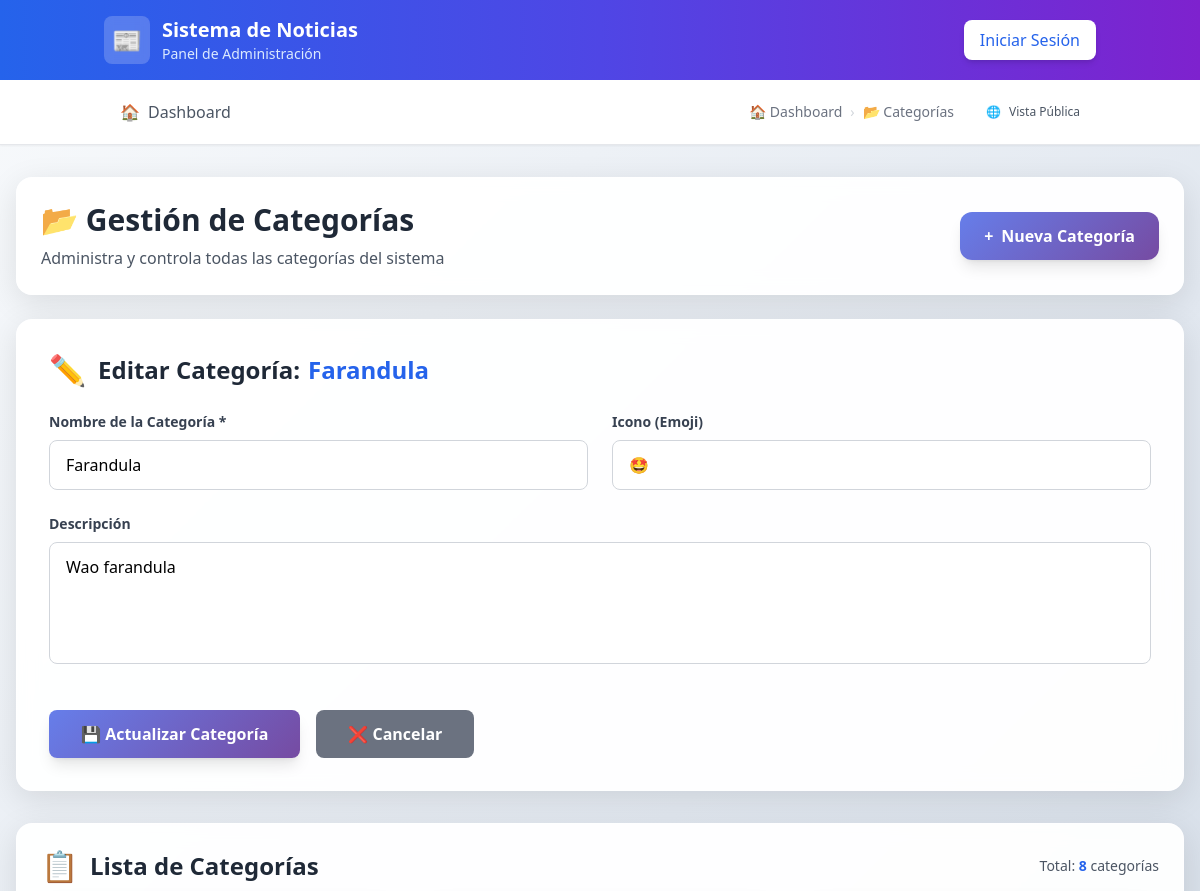
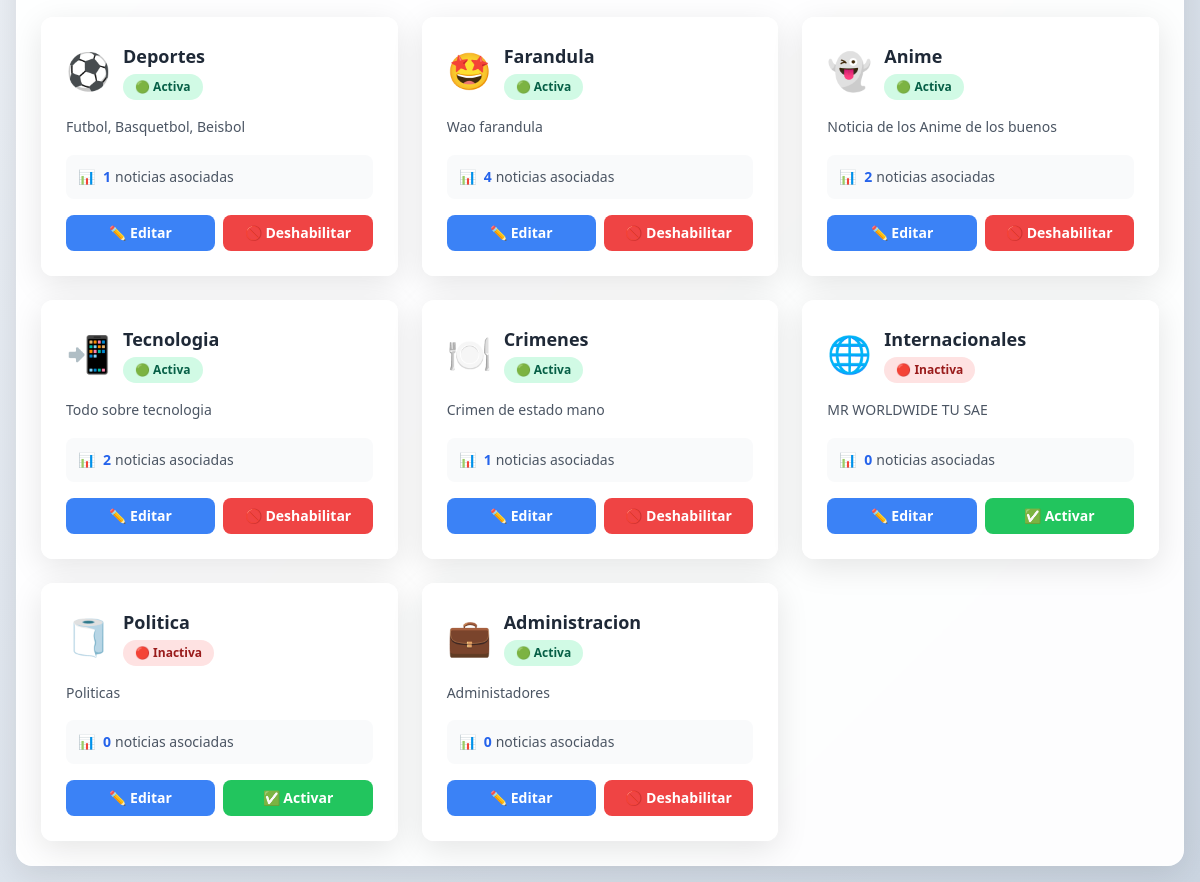
Screenshot of /public/categoria.php?action=editar&id=2 with the database file from the repository (2 pictures, top to bottom).
### tables this page shows
CREATE TABLE `categorias` (
  `id` int NOT NULL AUTO_INCREMENT,
  `nombre` varchar(100) NOT NULL,
  `icono` varchar(50) DEFAULT NULL,
  `descripcion` text,
  `id_estado` int NOT NULL DEFAULT '1',
  PRIMARY KEY (`id`),
  UNIQUE KEY `nombre` (`nombre`),
  KEY `id_estado` (`id_estado`)
);

### public/categoria.php (the view, shortened to what the rows shown need)
<?php
require_once __DIR__ . '/../src/controllers/categoria_controller.php';
$errors = $_SESSION['errors_cat'] ?? [];
$old    = $_SESSION['old_cat']    ?? [];
?>
<!DOCTYPE html>
<html lang="es">
<head>
    <script src="https://cdn.tailwindcss.com"></script>
</head>
<body>
    <?php include __DIR__ . '/header.php'; ?>
    <div class="container mx-auto mt-4 p-4 max-w-7xl">
        <div class="glass-card rounded-2xl p-6 mb-6">
            <div class="flex flex-col md:flex-row md:justify-between md:items-center gap-4">
                <div>
                    <h1 class="text-3xl font-bold text-gray-800 mb-2">📂 Gestión de Categorías</h1>
                </div>
            </div>
        </div>
        <?php if ($action === 'crear'): ?>
            <div class="glass-card rounded-2xl p-8 mb-8">
                <h2 class="text-2xl font-bold mb-6 text-gray-800 flex items-center">
                    <span class="mr-3 text-3xl">➕</span>
                    Agregar Nueva Categoría
                </h2>
                <form action="categoria.php?action=guardar" method="post" class="space-y-6">
                    <div class="grid grid-cols-1 md:grid-cols-2 gap-6">
                        <div>
                            <label for="nombre" class="block text-sm font-semibold text-gray-700 mb-2">Nombre de la Categoría *</label>
                            <input
                                type="text"
                                id="nombre"
                                name="nombre"
                                value="<?= htmlspecialchars($old['nombre'] ?? '') ?>"
                                class="form-input w-full px-4 py-3 border border-gray-300 rounded-lg focus:outline-none focus:ring-2 focus:ring-blue-500 focus:border-transparent"
                                placeholder="Ej: Tecnología, Deportes, Política..."
                                required
                            >
                            <?php if (isset($errors['nombre'])): ?>
                                <p class="text-red-600 text-sm mt-2 flex items-center">
                                    <span class="mr-1">⚠️</span>
                                    <?= htmlspecialchars($errors['nombre']) ?>
                                </p>
                            <?php endif; ?>
                        </div>
                        <div>
                            <label for="icono" class="block text-sm font-semibold text-gray-700 mb-2">Icono (Emoji)</label>
                            <input
                                type="text"
                                id="icono"
                                name="icono"
                                value="<?= htmlspecialchars($old['icono'] ?? '') ?>"
                                class="form-input w-full px-4 py-3 border border-gray-300 rounded-lg focus:outline-none focus:ring-2 focus:ring-blue-500 focus:border-transparent"
                                placeholder="📱 💼 ⚽ 🎭 🔬"
                            >
                        </div>
                    </div>
                    <div>
                        <label for="descripcion" class="block text-sm font-semibold text-gray-700 mb-2">Descripción</label>
                        <textarea
                            id="descripcion"
                            name="descripcion"
                            rows="4"
                            class="form-input w-full px-4 py-3 border border-gray-300 rounded-lg focus:outline-none focus:ring-2 focus:ring-blue-500 focus:border-transparent resize-none"
                            placeholder="Descripción breve de la categoría..."
                        ><?= htmlspecialchars($old['descripcion'] ?? '') ?></textarea>
                        <?php if (isset($errors['descripcion'])): ?>
                            <p class="text-red-600 text-sm mt-2 flex items-center">
                                <span class="mr-1">⚠️</span>
                                <?= htmlspecialchars($errors['descripcion']) ?>
                            </p>
                        <?php endif; ?>
                    </div>
                    <div class="flex gap-4 pt-4">
                        <button
                            type="submit"
                            class="btn-primary text-white px-8 py-3 rounded-lg font-semibold shadow-lg hover:shadow-xl transform hover:scale-105 transition-all duration-200"
                        >
                            💾 Guardar Categoría
                        </button>
                        <a
                            href="categoria.php"
                            class="bg-gray-500 hover:bg-gray-600 text-white px-8 py-3 rounded-lg font-semibold transition-colors duration-200"
                        >
                            ❌ Cancelar
                        </a>
                    </div>
                </form>
            </div>
        <?php elseif ($action === 'editar' && isset($categoria)): ?>
            <div class="glass-card rounded-2xl p-8 mb-8">
                <h2 class="text-2xl font-bold mb-6 text-gray-800 flex items-center">
                    <span class="mr-3 text-3xl">✏️</span>
                    Editar Categoría:
                    <span class="text-blue-600 ml-2"><?= htmlspecialchars($categoria['nombre']) ?></span>
                </h2>
                <form action="categoria.php?action=actualizar&id=<?= $categoria['id'] ?>" method="post" class="space-y-6">
                    <div class="grid grid-cols-1 md:grid-cols-2 gap-6">
                        <div>
                            <label for="nombre" class="block text-sm font-semibold text-gray-700 mb-2">Nombre de la Categoría *</label>
                            <input
                                type="text"
                                id="nombre"
                                name="nombre"
                                value="<?= htmlspecialchars($old['nombre'] ?? $categoria['nombre']) ?>"
                                class="form-input w-full px-4 py-3 border border-gray-300 rounded-lg focus:outline-none focus:ring-2 focus:ring-blue-500 focus:border-transparent"
                                required
                            >
                        </div>
                        <div>
                            <label for="icono" class="block text-sm font-semibold text-gray-700 mb-2">Icono (Emoji)</label>
                            <input
                                type="text"
                                id="icono"
                                name="icono"
                                value="<?= htmlspecialchars($old['icono'] ?? $categoria['icono']) ?>"
                                class="form-input w-full px-4 py-3 border border-gray-300 rounded-lg focus:outline-none focus:ring-2 focus:ring-blue-500 focus:border-transparent"
                            >
                        </div>
                    </div>
                    <div>
                        <label for="descripcion" class="block text-sm font-semibold text-gray-700 mb-2">Descripción</label>
                        <textarea
                            id="descripcion"
                            name="descripcion"
                            rows="4"
                            class="form-input w-full px-4 py-3 border border-gray-300 rounded-lg focus:outline-none focus:ring-2 focus:ring-blue-500 focus:border-transparent resize-none"
                        ><?= htmlspecialchars($old['descripcion'] ?? $categoria['descripcion']) ?></textarea>
                    </div>
                    <div class="flex gap-4 pt-4">
                        <button
                            type="submit"
                            class="btn-primary text-white px-8 py-3 rounded-lg font-semibold shadow-lg hover:shadow-xl transform hover:scale-105 transition-all duration-200"
                        >
                            💾 Actualizar Categoría
                        </button>
                        <a
                            href="categoria.php"
                            class="bg-gray-500 hover:bg-gray-600 text-white px-8 py-3 rounded-lg font-semibold transition-colors duration-200"
                        >
                            ❌ Cancelar
                        </a>
                    </div>
                </form>
            </div>
        <?php endif; ?>
        <div class="glass-card rounded-2xl p-6">
            <div class="flex justify-between items-center mb-6">
                <h2 class="text-2xl font-bold text-gray-800 flex items-center">
                    <span class="mr-3 text-3xl">📋</span>
                    Lista de Categorías
                </h2>
            </div>
            <?php if (empty($categorias)): ?>
                <div class="text-center py-12">
                    <div class="text-6xl mb-4">📂</div>
                    <h3 class="text-xl font-semibold text-gray-700 mb-2">No hay categorías disponibles</h3>
                    <p class="text-gray-500 mb-6">Comienza creando tu primera categoría</p>
                    <a href="categoria.php?action=crear" class="btn-primary text-white px-6 py-3 rounded-lg font-semibold">
                        + Crear Primera Categoría
                    </a>
                </div>
            <?php else: ?>
                <div class="category-grid">
                    <?php foreach ($categorias as $c): ?>
                        <div class="category-card glass-card rounded-xl p-6">
                            <div class="flex items-start justify-between mb-4">
                                <div class="flex items-center">
                                    <?php if (!empty($c['icono'])): ?>
                                        <span class="text-4xl mr-3"><?= htmlspecialchars($c['icono']) ?></span>
                                    <?php else: ?>
                                        <div class="w-12 h-12 bg-gray-200 rounded-lg flex items-center justify-center mr-3">
                                            <span class="text-gray-500">📂</span>
                                        </div>
                                    <?php endif; ?>
                                    <div>
                                        <h3 class="text-lg font-bold text-gray-800"><?= htmlspecialchars($c['nombre']) ?></h3>
                                        <div class="<?= (int)$c['id_estado'] === 1 ? 'status-active' : 'status-inactive' ?> status-badge inline-block mt-1">
                                            <?= (int)$c['id_estado'] === 1 ? '🟢 Activa' : '🔴 Inactiva' ?>
                                        </div>
                                    </div>
                                </div>
                            </div>
                            <?php if (!empty($c['descripcion'])): ?>
                                <p class="text-gray-600 text-sm mb-4 leading-relaxed">
                                    <?= htmlspecialchars($c['descripcion']) ?>
                                </p>
                            <?php endif; ?>
                            <div class="bg-gray-50 rounded-lg p-3 mb-4">
                                <div class="flex items-center text-sm text-gray-600">
                                    <span class="mr-2">📊</span>
                                    <span class="font-semibold text-blue-600"><?= $model->contadorNoticias((int)$c['id']) ?></span>
                                    <span class="ml-1">noticias asociadas</span>
                                </div>
                            </div>
                            <div class="flex gap-2">
                                <a
                                    href="categoria.php?action=editar&id=<?= $c['id'] ?>"
                                    class="flex-1 bg-blue-500 hover:bg-blue-600 text-white text-center py-2 px-3 rounded-lg text-sm font-semibold transition-colors duration-200"
                                >
                                    ✏️ Editar
                                </a>
                                <?php if ((int)$c['id_estado'] === 1): ?>
                                    <a
                                        href="categoria.php?action=deshabilitar&id=<?= $c['id'] ?>"
                                        onclick="return confirm('¿Seguro que quieres deshabilitar esta categoría?');"
                                        class="flex-1 bg-red-500 hover:bg-red-600 text-white text-center py-2 px-3 rounded-lg text-sm font-semibold transition-colors duration-200"
                                    >
                                        🚫 Deshabilitar
                                    </a>
                                <?php else: ?>
                                    <a
                                        href="categoria.php?action=activar&id=<?= $c['id'] ?>"
                                        onclick="return confirm('¿Seguro que quieres activar esta categoría?');"
                                        class="flex-1 bg-green-500 hover:bg-green-600 text-white text-center py-2 px-3 rounded-lg text-sm font-semibold transition-colors duration-200"
                                    >
                                        ✅ Activar
                                    </a>
                                <?php endif; ?>
                            </div>
                        </div>
                    <?php endforeach; ?>
                </div>
            <?php endif; ?>
        </div>
    </div>
</body>
</html>

### rows the page displays
categorias: nombre "Farandula", icono "🤩", descripcion "Wao farandula", shows "🟢 Activa", contadorNoticias "4"
categorias: icono "⚽", nombre "Deportes", shows "🟢 Activa", descripcion "Futbol, Basquetbol, Beisbol", id "1"
categorias: icono "👻", nombre "Anime", shows "🟢 Activa", descripcion "Noticia de los Anime de los buenos", contadorNoticias "2"
categorias: icono "📲", nombre "Tecnologia", shows "🟢 Activa", descripcion "Todo sobre tecnologia", contadorNoticias "2"
categorias: icono "🍽️", nombre "Crimenes", shows "🟢 Activa", descripcion "Crimen de estado mano", contadorNoticias "1"
categorias: icono "🌐", nombre "Internacionales", shows "🔴 Inactiva", descripcion "MR WORLDWIDE TU SAE", contadorNoticias "0"
categorias: icono "🧻", nombre "Politica", shows "🔴 Inactiva", descripcion "Politicas", contadorNoticias "0"
categorias: icono "💼", nombre "Administracion", shows "🟢 Activa", descripcion "Administadores", contadorNoticias "0"

### other values shown
implode(' <span class="text-gray-300">›</span> ', $breadcrumbs) "🏠 Dashboard › 📂 Categorías"
count($categorias) "8"
